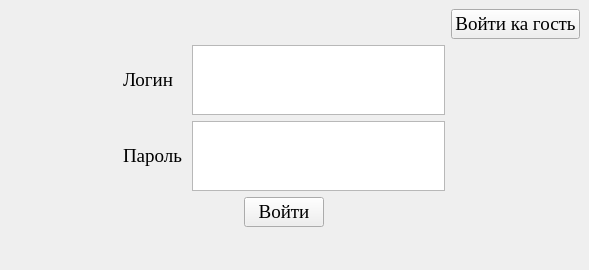
<?xml version="1.0" encoding="UTF-8"?>
<ui version="4.0">
 <class>MainWindow</class>
 <widget class="QMainWindow" name="MainWindow">
  <property name="geometry">
   <rect>
    <x>0</x>
    <y>0</y>
    <width>589</width>
    <height>270</height>
   </rect>
  </property>
  <property name="font">
   <font>
    <family>Times New Roman</family>
    <pointsize>14</pointsize>
   </font>
  </property>
  <property name="windowTitle">
   <string>Авторизация</string>
  </property>
  <property name="windowIcon">
   <iconset>
    <normaloff>C:/Users/logvl/Downloads/Icon.JPG</normaloff>C:/Users/logvl/Downloads/Icon.JPG</iconset>
  </property>
  <widget class="QWidget" name="centralwidget">
   <layout class="QGridLayout" name="gridLayout" rowstretch="8,1,1,8,0,0" columnstretch="0,0,0">
    <item row="1" column="0">
     <spacer name="horizontalSpacer">
      <property name="orientation">
       <enum>Qt::Horizontal</enum>
      </property>
      <property name="sizeHint" stdset="0">
       <size>
        <width>40</width>
        <height>20</height>
       </size>
      </property>
     </spacer>
    </item>
    <item row="1" column="2">
     <spacer name="horizontalSpacer_2">
      <property name="orientation">
       <enum>Qt::Horizontal</enum>
      </property>
      <property name="sizeHint" stdset="0">
       <size>
        <width>40</width>
        <height>20</height>
       </size>
      </property>
     </spacer>
    </item>
    <item row="1" column="1">
     <layout class="QHBoxLayout" name="horizontalLayout" stretch="1,4">
      <item>
       <widget class="QLabel" name="label">
        <property name="text">
         <string>Логин</string>
        </property>
       </widget>
      </item>
      <item>
       <widget class="QTextEdit" name="Login"/>
      </item>
     </layout>
    </item>
    <item row="2" column="1">
     <layout class="QHBoxLayout" name="horizontalLayout_2" stretch="1,4">
      <item>
       <widget class="QLabel" name="label_2">
        <property name="text">
         <string>Пароль</string>
        </property>
       </widget>
      </item>
      <item>
       <widget class="QTextEdit" name="Password"/>
      </item>
     </layout>
    </item>
    <item row="0" column="1">
     <spacer name="verticalSpacer">
      <property name="orientation">
       <enum>Qt::Vertical</enum>
      </property>
      <property name="sizeHint" stdset="0">
       <size>
        <width>20</width>
        <height>40</height>
       </size>
      </property>
     </spacer>
    </item>
    <item row="5" column="1">
     <spacer name="verticalSpacer_2">
      <property name="orientation">
       <enum>Qt::Vertical</enum>
      </property>
      <property name="sizeHint" stdset="0">
       <size>
        <width>20</width>
        <height>40</height>
       </size>
      </property>
     </spacer>
    </item>
    <item row="0" column="2">
     <widget class="QPushButton" name="Guest">
      <property name="text">
       <string>Войти ка гость</string>
      </property>
     </widget>
    </item>
    <item row="3" column="1">
     <layout class="QHBoxLayout" name="horizontalLayout_3">
      <item>
       <spacer name="horizontalSpacer_3">
        <property name="orientation">
         <enum>Qt::Horizontal</enum>
        </property>
        <property name="sizeHint" stdset="0">
         <size>
          <width>40</width>
          <height>20</height>
         </size>
        </property>
       </spacer>
      </item>
      <item>
       <widget class="QPushButton" name="pushButton">
        <property name="text">
         <string>Войти</string>
        </property>
       </widget>
      </item>
      <item>
       <spacer name="horizontalSpacer_4">
        <property name="orientation">
         <enum>Qt::Horizontal</enum>
        </property>
        <property name="sizeHint" stdset="0">
         <size>
          <width>40</width>
          <height>20</height>
         </size>
        </property>
       </spacer>
      </item>
     </layout>
    </item>
   </layout>
  </widget>
 </widget>
 <resources/>
 <connections/>
</ui>
